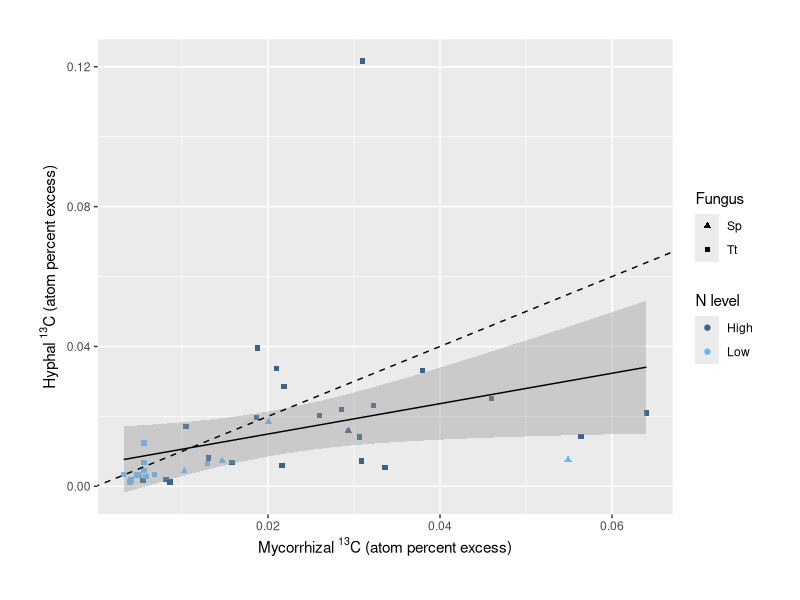

R code for this plot: (Note: this script raises an error after producing the figure.)
# 5-1-FC_hyphal_vs_myco_13C_withoutlier_statsandplot

setwd("~/Documents/Fungal competition project/fungal-competition2020/")

library(cowplot)
library(tidyverse)
library(lme4)
library(lmerTest)

together = read_csv("processeddata/isotope_and_plant_metadata_with_competition_coded_clearly.csv")


#### How well did hyphal C track myco C? ####
# For any analysis involving ONLY C, it makes sense to include
# 1) carbon data from root compartments that
# didn't necessarily receive N label (20 of these, 22 labeled compartments here with hyphal C info), and
# 2) data from plants with failed splits (two of these, 40 successfully split)

carboninfo = subset(together, compartment_fungus != "None" &
                      compartment_fungus != "MIXED" &
                      compartment_fungus != "OTHER")

carboninfo = carboninfo[!is.na(carboninfo$hyphae.APE13C),]
carboninfo = carboninfo[!is.na(carboninfo$mycorrhizas.APE13C),]
carboninfo$hyphae.ppm13Cexcessexcess = carboninfo$hyphae.APE13C*(10^4)

hyphalCformycoC_plot_withoutlier = ggplot(data = carboninfo) +
  geom_point(aes(x = mycorrhizas.APE13C,
                 y = hyphae.APE13C, 
                 color = N_level,
                 shape =compartment_fungus)) +
  geom_smooth(method = "lm", aes(x = mycorrhizas.APE13C,
                                 y = hyphae.APE13C),
              color = "black",
              size = 0.5) +
  scale_color_manual(values = c("steelblue4", "steelblue1"),
                     name = "N level") +
  scale_shape_manual(values = c(17, 15),
                     name = "Fungus") +
  ylab(expression("Hyphal "^13*"C (atom percent excess)")) +
  xlab(expression("Mycorrhizal "^13*"C (atom percent excess)")) +
  theme(plot.margin = unit(c(1,1,1,1), "cm")) +
  geom_abline(intercept = 0, slope = 1, linetype = "dashed")

save_plot("plots/Regression_hyphal_C_for_myco_C_with_outlier.pdf", 
          hyphalCformycoC_plot_withoutlier,
          ncol = 1,
          base_aspect_ratio = 1.4)

ggsave("plots/Regression_hyphal_C_for_myco_C_with_outlier.jpeg", 
       plot = hyphalCformycoC_plot_withoutlier,
       device = "jpeg",
       width = 7, height = 5, units = "in")

### Stats with outlier ###
myhyphaelm_withoutlier = lm((hyphae.ppm13Cexcess) ~ mycoC13ppmexcess, data = carboninfo)
plot(myhyphaelm_withoutlier)
summary(myhyphaelm_withoutlier)

# hyphaelme_withoutlier = lmer(hyphae.APE13C ~ mycorrhizas.APE13C + (1|Batch), data = carboninfo)
# # boundary (singular) fit. Maybe not a problem?
# plot(hyphaelme_withoutlier) #outlier is very clear
# summary(hyphaelme_withoutlier)

sink("stats_tables/hyphae13C_vs_myco13C_withoutlier_lm_results.html")

stargazer(myhyphaelm_withoutlier, type = "html",
          digits = 3,
          star.cutoffs = c(0.05, 0.01, 0.001),
          digit.separator = "",
          summary = FALSE)

sink()
